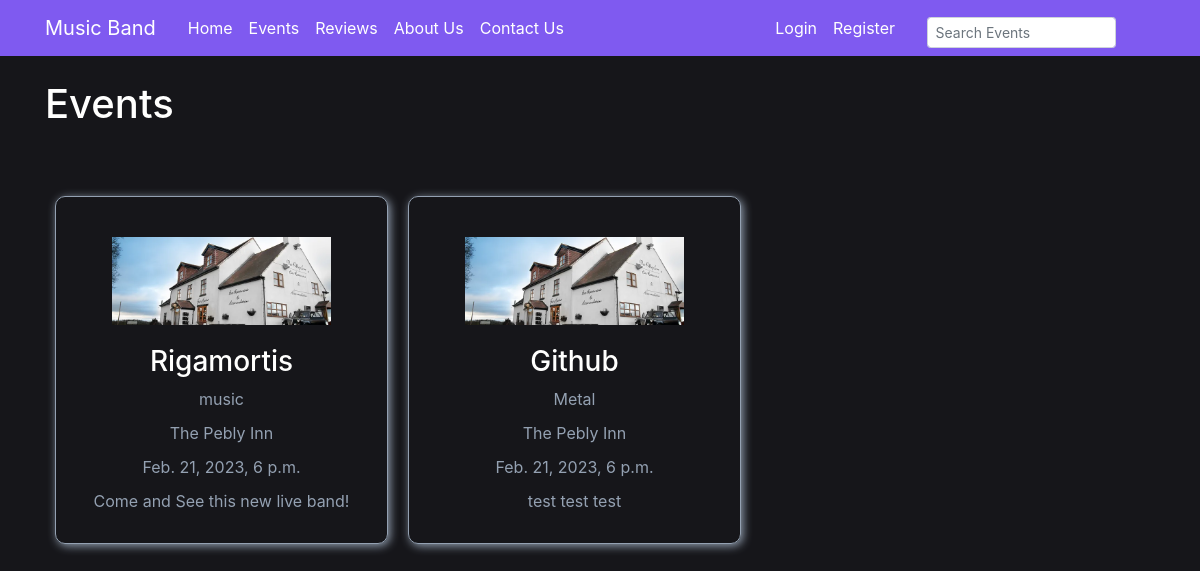
Page /events/ on the earlier database version.
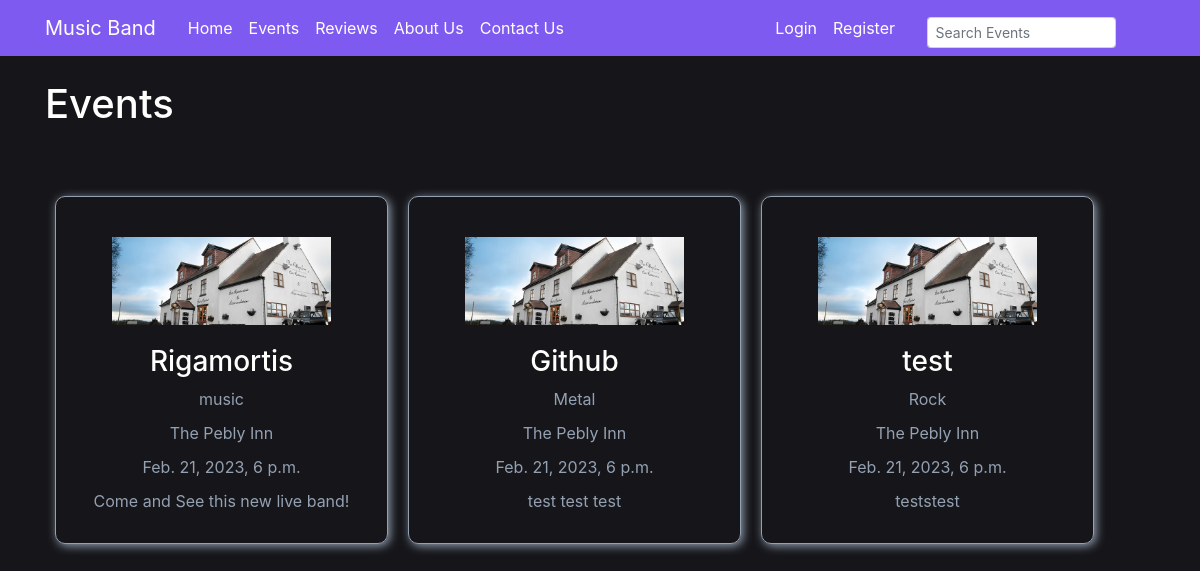
Same page on the later database version.
### events/models.py (models this page shows, shortened)
class Event(models.Model):
    name = models.CharField(max_length=100)
    event_type = models.CharField(max_length=50)
    location = models.CharField(max_length=100)
    date = models.DateTimeField()
    description = models.TextField()
    photo = models.ImageField(upload_to='')

### events/views.py (the view)
# urls.py: path('events/', EventsListView.as_view(), name='events-events'), # 'events/' maps to the events page
class EventsListView(ListView): # This view is used to display all the events in the database
    model = Event # Tells the view which model to query
    template_name = 'events/events.html' # <app>/<model>_<viewtype>.html
    context_object_name = 'events' # name of the object list that will be used in the template

### events/templates/events/events.html
{% extends "events/base.html" %}
{% block content %}
    <h1>Events</h1>
    <div class="event-container">
        {% for event in events %}
            <div class="event-card">
                <img class="event-card-photo" src="{{ event.photo.url }}">
                <a class="event-card-title" href="{% url 'event-detail' event.id %}"><h3>{{ event.name }}</h3></a>
                <p class="event-card-type">{{ event.event_type }}</p>
                <p class="event-card-location">{{ event.location }}</p>
                <p class="event-card-date">{{ event.date }}</p>
                <p class="event-card-description">{{ event.description }}</p>
            </div>
        {% endfor %}
    </div>
{% endblock content %}

Differences in the rows shown:
added Event: photo (picture), name "test", event_type "Rock", location "The Pebly Inn", date "Feb. 21, 2023, 6 p.m.", description "teststest"
